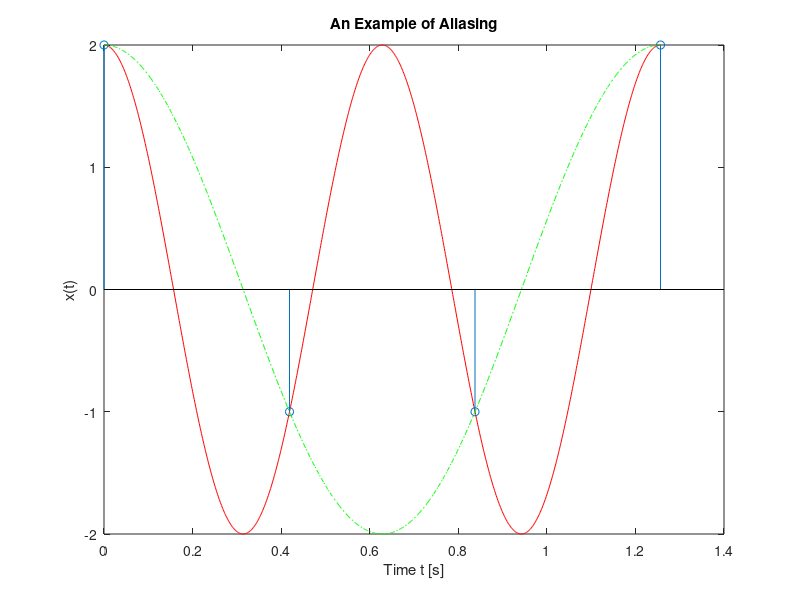

The MATLAB source for this figure:
%% Aliasing 
%
% An illustration of aliasing due to undersampling.
%
% In this example, we sample a cosine waveform with frequency
% $\omega_0$ = 10 rad/s at a sampling rate $\omega_s = 1.5\omega_0$.
% That is less than the minimum $\omega_s = 2\omega_0$.
%
% Prepared for EG-247 Digital Signal Processing
% by Dr Chris Jobling.
%
A = 2;
w0 = 10;
ws = 1.5*w0;
Ts = 2*pi/ws;
tmax = 2*(2*pi/w0);
t = linspace(0,tmax,1000);
plot(t,A*cos(w0*t),'r')
hold on
%% Now we sample
ts = 0:Ts:tmax;
stem(ts,A*cos(w0*ts))
%% 
% we observe that a waveform with half the frequency of the original
% would have the same sampled points.
plot(t,A*cos(w0*t/2),'g-.')
hold off
title('An Example of Aliasing')
xlabel('Time t [s]')
ylabel('x(t)')